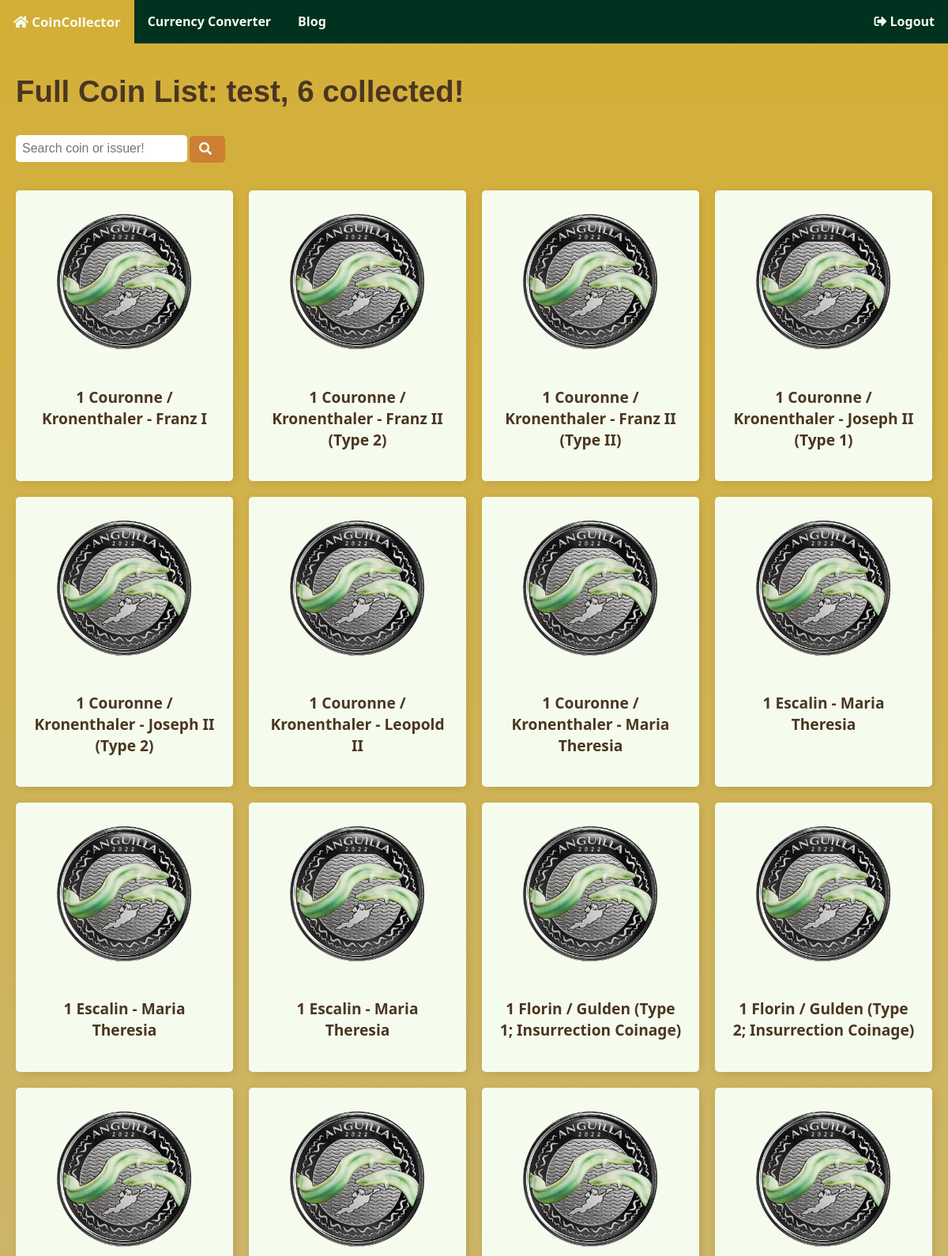
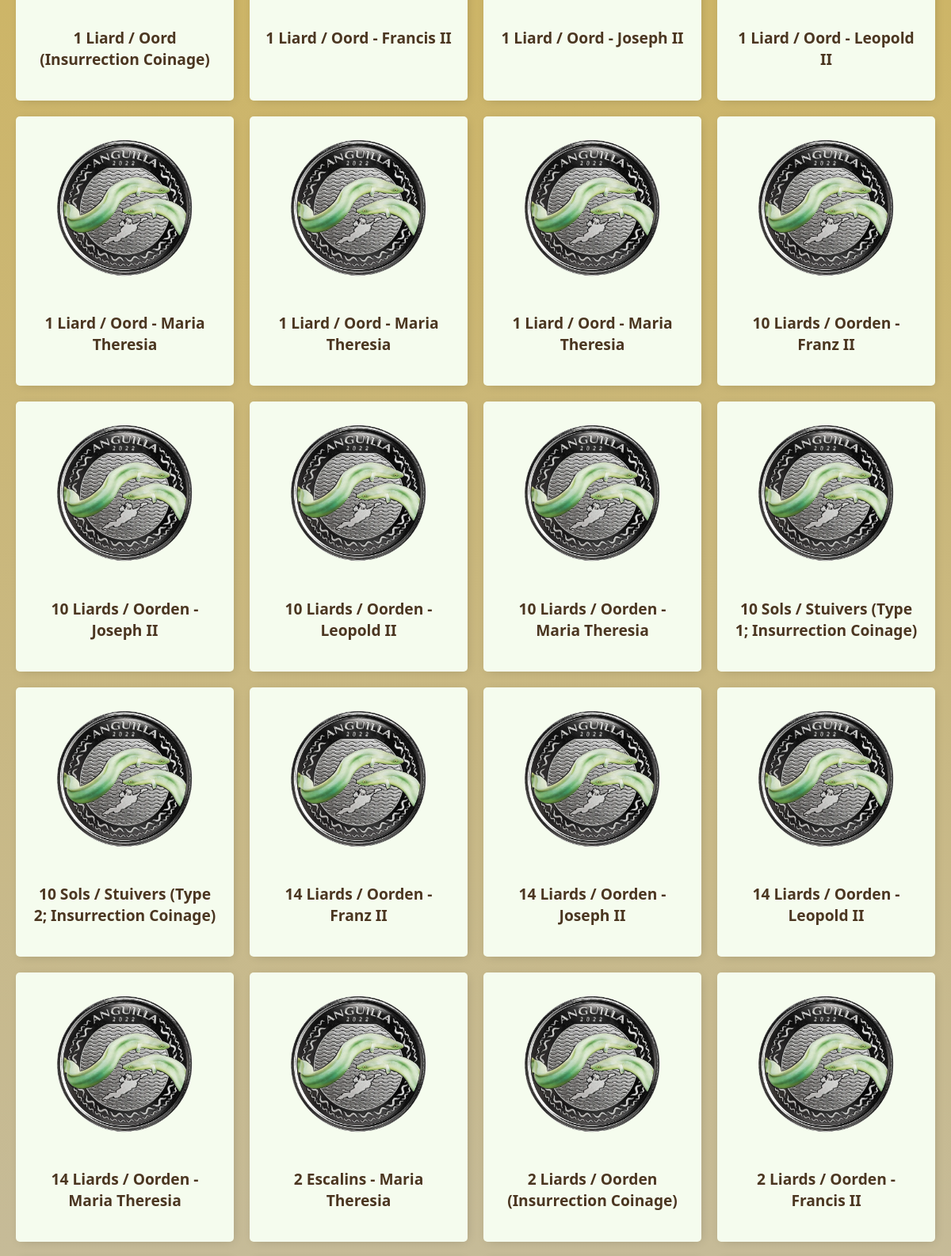
The page / (signed in, upper part) on the database its author committed (2 pictures, top to bottom).
### base/models.py (models this page shows, shortened)
class CoinList(models.Model):
    user = models.ForeignKey(User, on_delete=models.CASCADE, null=False, blank=False)
    name = models.CharField(max_length=100, null=False, blank=False)
    listType = models.CharField(max_length=100)
    completed = models.BooleanField(default=False)
    created = models.DateField(auto_now_add=True)
    class Meta:
        ordering = ['completed']

class CoinListCoinAssociative(models.Model):
    coinList = models.ForeignKey(CoinList, on_delete=models.CASCADE, null=False, blank=False)
    coin = models.ForeignKey(Coin, on_delete=models.CASCADE, null=False, blank=False, default=1)
    isCaught = models.BooleanField(default=False)
    isWanted = models.BooleanField(default=False)
    class Meta:
        ordering = ['coinList']

class Coin(models.Model):
    url = models.CharField(max_length=300, null=False, blank=False)
    title = models.CharField(max_length=300, null=False, blank=False)
    issuer = models.ForeignKey(Issuer, on_delete=models.CASCADE, null=False, blank=False)
    minYear = models.IntegerField(null=False, blank=False)
    maxYear = models.IntegerField(null=False, blank=False)
    weight = models.FloatField(null=False, blank=False)
    size = models.FloatField(null=False, blank=False)
    class Meta:
        ordering = ['issuer', 'title']

### base/views.py (the view)
# urls.py: path('', views.CoinListView.as_view(), name='list'),
class CoinListView(LoginRequiredMixin, ListView):
    model = CoinListCoinAssociative
    template_name = 'base/coinlist.html'
    context_object_name = 'coinlist_associative'
    def get_context_data(self, **kwargs):
        context = super().get_context_data(**kwargs)
        context['coinlist_associative'] = context['coinlist_associative'].filter(coinList__user = self.request.user)
        if context['coinlist_associative'].exists():
            context['coinlist_name'] = context['coinlist_associative'][0].coinList.name
        context['count'] = context['coinlist_associative'].filter(isCaught=True).count()
        search_input = self.request.GET.get('search-area') or ''
        if search_input:
            aux = context['coinlist_associative'].filter(coin__title__icontains=search_input)
            if aux.exists() == False:
                context['coinlist_associative'] = context['coinlist_associative'].filter(coin__issuer__name__icontains=search_input)
            else:
                context['coinlist_associative'] = aux
        context['search_input'] = search_input
        return context

### base/templates/base/coinlist.html (shortened to what this page needs)
{% extends 'base/main.html' %}
{% block content %}
{% load static %}
<div class="nav-bar">
    <ul>
        <li><a class="active" href="{% url 'list' %}"><i class="fas fa-home"></i> CoinCollector</a></li>
        {% if user.is_authenticated %}
            <li><a href="{% url 'currency_conversion' %}">Currency Converter</a></li>
        {% endif %}
        <li><a href="{% url 'blogpost_list' %}">Blog</a></li>
        {% if user.is_authenticated %}
            <li class="nav-right"><a href="{% url 'logout' %}"><i class="fas fa-sign-out-alt"></i> Logout</a></li>
        {% endif %}
    </ul>
</div>
{% if coinlist_associative|length != 0 %}
<div class="main-content">
    <div class="coinlist-container">
        <div class="counter">
            <h1>{{ coinlist_name }}, {{ count }} collected!</h1>
        </div>
        <div class="coinlist-header">
            <div class="search-bar">
                <form method="GET">
                    <input type="text" name="search-area" value="{{ search_input }}" placeholder="Search coin or issuer!">
                    <button type="submit">
                        <i class="fas fa-search"></i>
                    </button>
                </form>
            </div>
        </div>
        <div class="coin-grid">
            {% for entry in coinlist_associative %}
                <div class="coin-card">
                    <div class="checkbox-container">
                        <form method="POST">
                        </form>
                    </div>
                    <a href="{% url 'coin' entry.coin.id %}">
                        <img src="{% static '/resources/coin.png' %}" alt="{{ entry.coin.title }}">
                        <p>{{ entry.coin.title }}</p>
                    </a>
                </div>
            {% empty %}
                <p>No coins in your list!</p>
            {% endfor %}
        </div>
    </div>
</div>
{% else %}
<div class="main-content">
    <h1 class="title"> Oops, you have no coinlist!<br><br>No coins found. </h1>
</div>
{% endif %}
{% endblock content %}

### base/templates/base/main.html (style rules this page uses)
:root { --gold: #D4AF37; --bronze: #CD7F32; --silver: #C0C0C0; --cream: #f5fcee; --deep-green: #013220; --muted-green: #556B2F; --light-beige: #F5F5DC; --dark-gray: #333333; --soft-white: #FAFAFA; --dark-brown: #4B3621; --charcoal: #36454F; }
body { background: linear-gradient(to bottom, #D4AF37, #C0C0C0, #CD7F32) fixed; }
body, html { margin: 0; padding: 0; font-family: ui-sans-serif, system-ui, -apple-system, BlinkMacSystemFont, Segoe UI, Roboto, Helvetica Neue, Arial, Noto Sans, sans-serif, Apple Color Emoji, Segoe UI Emoji, Segoe UI Symbol, Noto Color Emoji; scrollbar-width: thin; scrollbar-color: #888 #f1f1f1; }
.nav-bar { position: fixed; top: 0; left: 0; width: 100%; z-index: 100; background-color: var(--deep-green); display: flex; justify-content: space-between; padding: 0; overflow: hidden; }
.nav-bar ul { list-style-type: none; margin: 0; padding: 0; display: flex; width: 100%; }
.nav-bar ul li { padding: 0; }
.nav-bar ul li a { color: #f5fcee; text-decoration: none; display: block; text-align: center; padding: 16px 17px; font-weight: 600; }
.active { background-color: var(--gold); font-size: 105%; }
.nav-right { margin-left: auto; }
.main-content { padding-top: 3em; }
h1, h2, h3, h4, h5, h6 { font-family: 'Raleway', sans-serif; }
a, p, label, .help-pass-list-container { color: var(--dark-brown); }
a, label { font-weight: 600; }
input { outline: none; border: none; }
input[type=text], input[type=password], textarea { border: 1px solid var(--dark-gray); border-radius: 5px; padding: 10px; width: calc(100% - 22px); margin-bottom: 1em; margin-top: 0.5em; }
.coinlist-container { padding: 20px; }
.coinlist-header { display: flex; justify-content: space-between; align-items: right; margin-bottom: 20px; }
.counter { font-size: 1.2em; color: var(--dark-brown); }
.coinlist-header .search-bar input[type="text"] { padding: 8px; font-size: 1em; border-radius: 5px; border: none; }
.coinlist-header .search-bar button { background-color: var(--bronze); color: var(--cream); padding: 8px 12px; font-size: 1em; border: none; border-radius: 5px; cursor: pointer; align-items: right; position: absolute; left: 15em; top: 10.75em; }
.coinlist-header .search-bar button i { margin-right: 5px; }
.coin-grid { display: grid; grid-template-columns: repeat(auto-fit, minmax(250px, 1fr)); gap: 20px; }
.coin-card { background-color: var(--cream); box-shadow: 2px 2px 13px -4px rgba(0, 0, 0, 0.21); border-radius: 5px; padding: 20px; text-align: center; transition: transform 0.2s; }
.coin-card img { width: 10em; height: 10em; margin-bottom: 10px; }
.coin-card a { font-size: 1.2em; color: var(--dark-brown); text-decoration: none; }
.checkbox-container { position: absolute; top: 0.5em; right: 0.5em; }

### rows shown on the page
CoinList: name "Full Coin List: test"
CoinListCoinAssociative: coin "1 Couronne / Kronenthaler - Franz I"
CoinListCoinAssociative: coin "1 Couronne / Kronenthaler - Franz II (Type 2)"
CoinListCoinAssociative: coin "1 Couronne / Kronenthaler - Franz II (Type II)"
CoinListCoinAssociative: coin "1 Couronne / Kronenthaler - Joseph II (Type 1)"
CoinListCoinAssociative: coin "1 Couronne / Kronenthaler - Joseph II (Type 2)"
CoinListCoinAssociative: coin "1 Couronne / Kronenthaler - Leopold II"
CoinListCoinAssociative: coin "1 Couronne / Kronenthaler - Maria Theresia"
CoinListCoinAssociative: coin "1 Escalin - Maria Theresia"
CoinListCoinAssociative: coin "1 Escalin - Maria Theresia"
CoinListCoinAssociative: coin "1 Escalin - Maria Theresia"
CoinListCoinAssociative: coin "1 Florin / Gulden (Type 1; Insurrection Coinage)"
CoinListCoinAssociative: coin "1 Florin / Gulden (Type 2; Insurrection Coinage)"
CoinListCoinAssociative: coin "1 Liard / Oord (Insurrection Coinage)"
CoinListCoinAssociative: coin "1 Liard / Oord - Francis II"
CoinListCoinAssociative: coin "1 Liard / Oord - Joseph II"
CoinListCoinAssociative: coin "1 Liard / Oord - Leopold II"
CoinListCoinAssociative: coin "1 Liard / Oord - Maria Theresia"
CoinListCoinAssociative: coin "1 Liard / Oord - Maria Theresia"
CoinListCoinAssociative: coin "1 Liard / Oord - Maria Theresia"
CoinListCoinAssociative: coin "10 Liards / Oorden - Franz II"
CoinListCoinAssociative: coin "10 Liards / Oorden - Joseph II"
CoinListCoinAssociative: coin "10 Liards / Oorden - Leopold II"
CoinListCoinAssociative: coin "10 Liards / Oorden - Maria Theresia"
CoinListCoinAssociative: coin "10 Sols / Stuivers (Type 1; Insurrection Coinage)"
CoinListCoinAssociative: coin "10 Sols / Stuivers (Type 2; Insurrection Coinage)"
CoinListCoinAssociative: coin "14 Liards / Oorden - Franz II"
CoinListCoinAssociative: coin "14 Liards / Oorden - Joseph II"
CoinListCoinAssociative: coin "14 Liards / Oorden - Leopold II"
CoinListCoinAssociative: coin "14 Liards / Oorden - Maria Theresia"
CoinListCoinAssociative: coin "2 Escalins - Maria Theresia"
CoinListCoinAssociative: coin "2 Liards / Oorden (Insurrection Coinage)"
CoinListCoinAssociative: coin "2 Liards / Oorden - Francis II"

### other values the page prints
{{ count }} "6"
